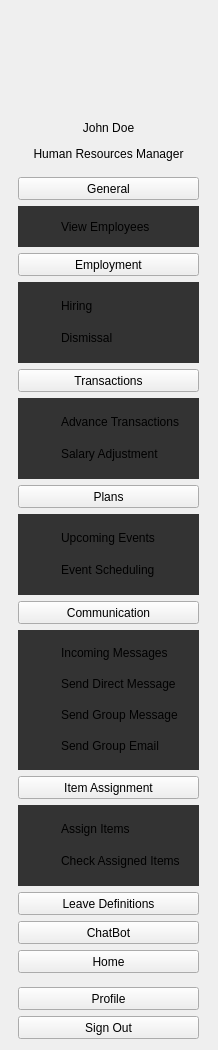
      <widget class="QWidget" name="scrollAreaWidgetContents">
       <property name="geometry">
        <rect>
         <x>0</x>
         <y>0</y>
         <width>218</width>
         <height>1050</height>
        </rect>
       </property>
       <layout class="QGridLayout" name="gridLayout_7">
        <item row="17" column="0">
         <widget class="QPushButton" name="btn_long_menu_leave_definitions">
          <property name="minimumSize">
           <size>
            <width>181</width>
            <height>23</height>
           </size>
          </property>
          <property name="maximumSize">
           <size>
            <width>181</width>
            <height>23</height>
           </size>
          </property>
          <property name="text">
           <string>Leave Definitions</string>
          </property>
          <property name="icon">
           <iconset resource="../icons_source.qrc">
            <normaloff>:/newSource/icons/permission.png</normaloff>:/newSource/icons/permission.png</iconset>
          </property>
          <property name="iconSize">
           <size>
            <width>20</width>
            <height>20</height>
           </size>
          </property>
         </widget>
        </item>
        <item row="0" column="0">
         <widget class="QWidget" name="widget_6" native="true">
          <property name="minimumSize">
           <size>
            <width>180</width>
            <height>99</height>
           </size>
          </property>
          <property name="maximumSize">
           <size>
            <width>180</width>
            <height>99</height>
           </size>
          </property>
          <layout class="QHBoxLayout" name="horizontalLayout_2">
           <item>
            <spacer name="horizontalSpacer_9">
             <property name="orientation">
              <enum>Qt::Horizontal</enum>
             </property>
             <property name="sizeHint" stdset="0">
              <size>
               <width>27</width>
               <height>20</height>
              </size>
             </property>
            </spacer>
           </item>
           <item>
            <widget class="QLabel" name="lbl_long_menu_header_icon">
             <property name="minimumSize">
              <size>
               <width>60</width>
               <height>60</height>
              </size>
             </property>
             <property name="maximumSize">
              <size>
               <width>60</width>
               <height>60</height>
              </size>
             </property>
             <property name="text">
              <string/>
             </property>
             <property name="pixmap">
              <pixmap resource="../icons_source.qrc">:/newSource/icons/login_header.png</pixmap>
             </property>
             <property name="scaledContents">
              <bool>true</bool>
             </property>
            </widget>
           </item>
           <item>
            <spacer name="horizontalSpacer_10">
             <property name="orientation">
              <enum>Qt::Horizontal</enum>
             </property>
             <property name="sizeHint" stdset="0">
              <size>
               <width>26</width>
               <height>20</height>
              </size>
             </property>
            </spacer>
           </item>
          </layout>
         </widget>
        </item>
        <item row="12" column="0">
         <widget class="QWidget" name="widget_submenu_4" native="true">
          <property name="minimumSize">
           <size>
            <width>181</width>
            <height>81</height>
           </size>
          </property>
          <property name="maximumSize">
           <size>
            <width>181</width>
            <height>81</height>
           </size>
          </property>
          <property name="styleSheet">
           <string notr="true">QWidget {
	background-color:#333333;
}

QPushButton {
	text-align:left;
	padding-left:20px;
	border: 2px solid #333333
}</string>
          </property>
          <layout class="QGridLayout" name="gridLayout_5">
           <item row="0" column="0">
            <spacer name="horizontalSpacer_13">
             <property name="orientation">
              <enum>Qt::Horizontal</enum>
             </property>
             <property name="sizeHint" stdset="0">
              <size>
               <width>3</width>
               <height>20</height>
              </size>
             </property>
            </spacer>
           </item>
           <item row="0" column="1">
            <widget class="QPushButton" name="btn_long_menu_upcoming_events">
             <property name="minimumSize">
              <size>
               <width>151</width>
               <height>23</height>
              </size>
             </property>
             <property name="maximumSize">
              <size>
               <width>151</width>
               <height>23</height>
              </size>
             </property>
             <property name="text">
              <string>Upcoming Events</string>
             </property>
             <property name="icon">
              <iconset resource="../icons_source.qrc">
               <normaloff>:/newSource/icons/event.png</normaloff>:/newSource/icons/event.png</iconset>
             </property>
            </widget>
           </item>
           <item row="1" column="0">
            <spacer name="horizontalSpacer_14">
             <property name="orientation">
              <enum>Qt::Horizontal</enum>
             </property>
             <property name="sizeHint" stdset="0">
              <size>
               <width>3</width>
               <height>20</height>
              </size>
             </property>
            </spacer>
           </item>
           <item row="1" column="1">
            <widget class="QPushButton" name="btn_long_menu_event_scheduling">
             <property name="minimumSize">
              <size>
               <width>151</width>
               <height>23</height>
              </size>
             </property>
             <property name="maximumSize">
              <size>
               <width>151</width>
               <height>23</height>
              </size>
             </property>
             <property name="text">
              <string>Event Scheduling</string>
             </property>
             <property name="icon">
              <iconset resource="../icons_source.qrc">
               <normaloff>:/newSource/icons/event.png</normaloff>:/newSource/icons/event.png</iconset>
             </property>
            </widget>
           </item>
          </layout>
         </widget>
        </item>
        <item row="16" column="0">
         <widget class="QWidget" name="widget_submenu_6" native="true">
          <property name="minimumSize">
           <size>
            <width>181</width>
            <height>81</height>
           </size>
          </property>
          <property name="maximumSize">
           <size>
            <width>181</width>
            <height>81</height>
           </size>
          </property>
          <property name="styleSheet">
           <string notr="true">QWidget {
	background-color:#333333;
}

QPushButton {
	text-align:left;
	padding-left:20px;
	border: 2px solid #333333
}</string>
          </property>
          <layout class="QGridLayout" name="gridLayout_16">
           <item row="0" column="0">
            <spacer name="horizontalSpacer_15">
             <property name="orientation">
              <enum>Qt::Horizontal</enum>
             </property>
             <property name="sizeHint" stdset="0">
              <size>
               <width>3</width>
               <height>20</height>
              </size>
             </property>
            </spacer>
           </item>
           <item row="0" column="1">
            <widget class="QPushButton" name="btn_long_menu_assign_items">
             <property name="minimumSize">
              <size>
               <width>151</width>
               <height>23</height>
              </size>
             </property>
             <property name="maximumSize">
              <size>
               <width>151</width>
               <height>23</height>
              </size>
             </property>
             <property name="text">
              <string>Assign Items</string>
             </property>
             <property name="icon">
              <iconset resource="../icons_source.qrc">
               <normaloff>:/newSource/icons/assign.png</normaloff>:/newSource/icons/assign.png</iconset>
             </property>
            </widget>
           </item>
           <item row="1" column="0">
            <spacer name="horizontalSpacer_19">
             <property name="orientation">
              <enum>Qt::Horizontal</enum>
             </property>
             <property name="sizeHint" stdset="0">
              <size>
               <width>3</width>
               <height>20</height>
              </size>
             </property>
            </spacer>
           </item>
           <item row="1" column="1">
            <widget class="QPushButton" name="btn_long_menu_check_assigned_items">
             <property name="minimumSize">
              <size>
               <width>151</width>
               <height>23</height>
              </size>
             </property>
             <property name="maximumSize">
              <size>
               <width>151</width>
               <height>23</height>
              </size>
             </property>
             <property name="text">
              <string>Check Assigned Items</string>
             </property>
             <property name="icon">
              <iconset resource="../icons_source.qrc">
               <normaloff>:/newSource/icons/check.png</normaloff>:/newSource/icons/check.png</iconset>
             </property>
            </widget>
           </item>
          </layout>
         </widget>
        </item>
        <item row="3" column="0">
         <spacer name="verticalSpacer">
          <property name="orientation">
           <enum>Qt::Vertical</enum>
          </property>
          <property name="sizeType">
           <enum>QSizePolicy::Fixed</enum>
          </property>
          <property name="sizeHint" stdset="0">
           <size>
            <width>20</width>
            <height>10</height>
           </size>
          </property>
         </spacer>
        </item>
        <item row="26" column="0">
         <widget class="QPushButton" name="btn_long_menu_sign_out">
          <property name="minimumSize">
           <size>
            <width>181</width>
            <height>23</height>
           </size>
          </property>
          <property name="maximumSize">
           <size>
            <width>181</width>
            <height>23</height>
           </size>
          </property>
          <property name="text">
           <string>Sign Out</string>
          </property>
          <property name="icon">
           <iconset resource="../icons_source.qrc">
            <normaloff>:/newSource/icons/sign_out.png</normaloff>:/newSource/icons/sign_out.png</iconset>
          </property>
          <property name="iconSize">
           <size>
            <width>20</width>
            <height>20</height>
           </size>
          </property>
         </widget>
        </item>
        <item row="5" column="0">
         <widget class="QWidget" name="widget_submenu_1" native="true">
          <property name="minimumSize">
           <size>
            <width>181</width>
            <height>41</height>
           </size>
          </property>
          <property name="maximumSize">
           <size>
            <width>181</width>
            <height>41</height>
           </size>
          </property>
          <property name="styleSheet">
           <string notr="true">QWidget {
	background-color:#333333;
}

QPushButton {
	text-align:left;
	padding-left:20px;
	border: 2px solid #333333
}</string>
          </property>
          <layout class="QGridLayout" name="gridLayout_9">
           <item row="0" column="1">
            <widget class="QPushButton" name="btn_long_menu_view_employees">
             <property name="minimumSize">
              <size>
               <width>151</width>
               <height>23</height>
              </size>
             </property>
             <property name="maximumSize">
              <size>
               <width>151</width>
               <height>23</height>
              </size>
             </property>
             <property name="text">
              <string>View Employees</string>
             </property>
             <property name="icon">
              <iconset resource="../icons_source.qrc">
               <normaloff>:/newSource/icons/view_employees.png</normaloff>:/newSource/icons/view_employees.png</iconset>
             </property>
            </widget>
           </item>
           <item row="0" column="0">
            <spacer name="horizontalSpacer_20">
             <property name="orientation">
              <enum>Qt::Horizontal</enum>
             </property>
             <property name="sizeHint" stdset="0">
              <size>
               <width>28</width>
               <height>20</height>
              </size>
             </property>
            </spacer>
           </item>
          </layout>
         </widget>
        </item>
        <item row="13" column="0">
         <widget class="QPushButton" name="btn_long_menu_communication">
          <property name="minimumSize">
           <size>
            <width>181</width>
            <height>23</height>
           </size>
          </property>
          <property name="maximumSize">
           <size>
            <width>181</width>
            <height>23</height>
           </size>
          </property>
          <property name="text">
           <string>Communication</string>
          </property>
          <property name="icon">
           <iconset resource="../icons_source.qrc">
            <normaloff>:/newSource/icons/messages_1.png</normaloff>:/newSource/icons/messages_1.png</iconset>
          </property>
          <property name="iconSize">
           <size>
            <width>23</width>
            <height>23</height>
           </size>
          </property>
         </widget>
        </item>
        <item row="1" column="0">
         <widget class="QLabel" name="lbl_long_menu_name">
          <property name="minimumSize">
           <size>
            <width>181</width>
            <height>24</height>
           </size>
          </property>
          <property name="maximumSize">
           <size>
            <width>181</width>
            <height>24</height>
           </size>
          </property>
          <property name="text">
           <string>John Doe</string>
          </property>
          <property name="alignment">
           <set>Qt::AlignCenter</set>
          </property>
         </widget>
        </item>
        <item row="19" column="0">
         <widget class="QPushButton" name="btn_long_menu_home">
          <property name="minimumSize">
           <size>
            <width>181</width>
            <height>23</height>
           </size>
          </property>
          <property name="maximumSize">
           <size>
            <width>181</width>
            <height>23</height>
           </size>
          </property>
          <property name="text">
           <string>Home</string>
          </property>
          <property name="icon">
           <iconset>
            <normaloff>../icons/home.png</normaloff>../icons/home.png</iconset>
          </property>
          <property name="iconSize">
           <size>
            <width>20</width>
            <height>20</height>
           </size>
          </property>
         </widget>
        </item>
        <item row="14" column="0">
         <widget class="QWidget" name="widget_submenu_5" native="true">
          <property name="minimumSize">
           <size>
            <width>181</width>
            <height>140</height>
           </size>
          </property>
          <property name="maximumSize">
           <size>
            <width>181</width>
            <height>140</height>
           </size>
          </property>
          <property name="styleSheet">
           <string notr="true">QWidget {
	background-color:#333333;
}

QPushButton {
	text-align:left;
	padding-left:20px;
	border: 2px solid #333333
}</string>
          </property>
          <layout class="QGridLayout" name="gridLayout_8">
           <item row="1" column="0">
            <spacer name="horizontalSpacer_17">
             <property name="orientation">
              <enum>Qt::Horizontal</enum>
             </property>
             <property name="sizeHint" stdset="0">
              <size>
               <width>3</width>
               <height>20</height>
              </size>
             </property>
            </spacer>
           </item>
           <item row="5" column="1">
            <widget class="QPushButton" name="btn_long_menu_send_group_email">
             <property name="minimumSize">
              <size>
               <width>151</width>
               <height>23</height>
              </size>
             </property>
             <property name="maximumSize">
              <size>
               <width>151</width>
               <height>23</height>
              </size>
             </property>
             <property name="text">
              <string>Send Group Email</string>
             </property>
             <property name="icon">
              <iconset resource="../icons_source.qrc">
               <normaloff>:/newSource/icons/email_2.png</normaloff>:/newSource/icons/email_2.png</iconset>
             </property>
            </widget>
           </item>
           <item row="3" column="1">
            <widget class="QPushButton" name="btn_long_menu_send_group_message">
             <property name="minimumSize">
              <size>
               <width>151</width>
               <height>23</height>
              </size>
             </property>
             <property name="maximumSize">
              <size>
               <width>151</width>
               <height>23</height>
              </size>
             </property>
             <property name="text">
              <string>Send Group Message</string>
             </property>
             <property name="icon">
              <iconset resource="../icons_source.qrc">
               <normaloff>:/newSource/icons/group.png</normaloff>:/newSource/icons/group.png</iconset>
             </property>
            </widget>
           </item>
           <item row="3" column="0">
            <spacer name="horizontalSpacer_23">
             <property name="orientation">
              <enum>Qt::Horizontal</enum>
             </property>
             <property name="sizeHint" stdset="0">
              <size>
               <width>3</width>
               <height>20</height>
              </size>
             </property>
            </spacer>
           </item>
           <item row="0" column="0">
            <spacer name="horizontalSpacer_18">
             <property name="orientation">
              <enum>Qt::Horizontal</enum>
             </property>
             <property name="sizeHint" stdset="0">
              <size>
               <width>28</width>
               <height>20</height>
              </size>
             </property>
            </spacer>
           </item>
           <item row="1" column="1">
            <widget class="QPushButton" name="btn_long_menu_send_message">
             <property name="minimumSize">
              <size>
               <width>151</width>
               <height>23</height>
              </size>
             </property>
             <property name="maximumSize">
              <size>
               <width>151</width>
               <height>23</height>
              </size>
             </property>
             <property name="text">
              <string>Send Direct Message</string>
             </property>
             <property name="icon">
              <iconset resource="../icons_source.qrc">
               <normaloff>:/newSource/icons/send_message.png</normaloff>:/newSource/icons/send_message.png</iconset>
             </property>
            </widget>
           </item>
           <item row="0" column="1">
            <widget class="QPushButton" name="btn_long_menu_incoming_messages">
             <property name="minimumSize">
              <size>
               <width>151</width>
               <height>23</height>
              </size>
             </property>
             <property name="maximumSize">
              <size>
               <width>151</width>
               <height>23</height>
              </size>
             </property>
             <property name="text">
              <string>Incoming Messages</string>
             </property>
             <property name="icon">
              <iconset resource="../icons_source.qrc">
               <normaloff>:/newSource/icons/get_message.png</normaloff>:/newSource/icons/get_message.png</iconset>
             </property>
            </widget>
           </item>
           <item row="5" column="0">
            <spacer name="horizontalSpacer_37">
             <property name="orientation">
              <enum>Qt::Horizontal</enum>
             </property>
             <property name="sizeHint" stdset="0">
              <size>
               <width>3</width>
               <height>20</height>
              </size>
             </property>
            </spacer>
           </item>
          </layout>
         </widget>
        </item>
        <item row="4" column="0">
         <widget class="QPushButton" name="btn_long_menu_general">
          <property name="minimumSize">
           <size>
            <width>181</width>
            <height>23</height>
           </size>
          </property>
          <property name="maximumSize">
           <size>
            <width>181</width>
            <height>23</height>
           </size>
          </property>
          <property name="text">
           <string>General</string>
          </property>
          <property name="icon">
           <iconset resource="../icons_source.qrc">
            <normaloff>:/newSource/icons/general.png</normaloff>:/newSource/icons/general.png</iconset>
          </property>
          <property name="iconSize">
           <size>
            <width>23</width>
            <height>23</height>
           </size>
          </property>
         </widget>
        </item>
        <item row="24" column="0">
         <spacer name="verticalSpacer_2">
          <property name="orientation">
           <enum>Qt::Vertical</enum>
          </property>
          <property name="sizeType">
           <enum>QSizePolicy::Expanding</enum>
          </property>
          <property name="sizeHint" stdset="0">
           <size>
            <width>20</width>
            <height>40</height>
           </size>
          </property>
         </spacer>
        </item>
        <item row="10" column="0">
         <widget class="QWidget" name="widget_submenu_3" native="true">
          <property name="minimumSize">
           <size>
            <width>181</width>
            <height>81</height>
           </size>
          </property>
          <property name="maximumSize">
           <size>
            <width>181</width>
            <height>81</height>
           </size>
          </property>
          <property name="styleSheet">
           <string notr="true">QWidget {
	background-color:#333333;
}

QPushButton {
	text-align:left;
	padding-left:20px;
	border: 2px solid #333333
}</string>
          </property>
          <layout class="QGridLayout" name="gridLayout_6">
           <item row="3" column="1">
            <widget class="QPushButton" name="btn_long_menu_salary_adjustment">
             <property name="minimumSize">
              <size>
               <width>151</width>
               <height>23</height>
              </size>
             </property>
             <property name="maximumSize">
              <size>
               <width>151</width>
               <height>23</height>
              </size>
             </property>
             <property name="text">
              <string>Salary Adjustment</string>
             </property>
             <property name="icon">
              <iconset resource="../icons_source.qrc">
               <normaloff>:/newSource/icons/salary_adjustment.png</normaloff>:/newSource/icons/salary_adjustment.png</iconset>
             </property>
            </widget>
           </item>
           <item row="0" column="1">
            <widget class="QPushButton" name="btn_long_menu_advance_transactions">
             <property name="minimumSize">
              <size>
               <width>151</width>
               <height>23</height>
              </size>
             </property>
             <property name="maximumSize">
              <size>
               <width>151</width>
               <height>23</height>
              </size>
             </property>
             <property name="text">
              <string>Advance Transactions</string>
             </property>
             <property name="icon">
              <iconset resource="../icons_source.qrc">
               <normaloff>:/newSource/icons/advance_transaction_1.png</normaloff>:/newSource/icons/advance_transaction_1.png</iconset>
             </property>
            </widget>
           </item>
           <item row="3" column="0">
            <spacer name="horizontalSpacer_22">
             <property name="orientation">
              <enum>Qt::Horizontal</enum>
             </property>
             <property name="sizeHint" stdset="0">
              <size>
               <width>3</width>
               <height>20</height>
              </size>
             </property>
            </spacer>
           </item>
           <item row="0" column="0">
            <spacer name="horizontalSpacer_16">
             <property name="orientation">
              <enum>Qt::Horizontal</enum>
             </property>
             <property name="sizeHint" stdset="0">
              <size>
               <width>28</width>
               <height>20</height>
              </size>
             </property>
            </spacer>
           </item>
          </layout>
         </widget>
        </item>
        <item row="2" column="0">
         <widget class="QLabel" name="lbl_long_menu_position">
          <property name="minimumSize">
           <size>
            <width>181</width>
            <height>15</height>
           </size>
          </property>
          <property name="maximumSize">
           <size>
            <width>181</width>
            <height>15</height>
           </size>
          </property>
          <property name="text">
           <string>Human Resources Manager</string>
          </property>
          <property name="alignment">
           <set>Qt::AlignCenter</set>
          </property>
         </widget>
        </item>
        <item row="6" column="0">
         <widget class="QPushButton" name="btn_long_menu_employment">
          <property name="minimumSize">
           <size>
            <width>181</width>
            <height>23</height>
           </size>
          </property>
          <property name="maximumSize">
           <size>
            <width>181</width>
            <height>23</height>
           </size>
          </property>
          <property name="text">
           <string>Employment</string>
          </property>
          <property name="icon">
           <iconset resource="../icons_source.qrc">
            <normaloff>:/newSource/icons/employment.png</normaloff>:/newSource/icons/employment.png</iconset>
          </property>
          <property name="iconSize">
           <size>
            <width>20</width>
            <height>20</height>
           </size>
          </property>
         </widget>
        </item>
        <item row="8" column="0">
         <widget class="QWidget" name="widget_submenu_2" native="true">
          <property name="minimumSize">
           <size>
            <width>181</width>
            <height>81</height>
           </size>
          </property>
          <property name="maximumSize">
           <size>
            <width>181</width>
            <height>81</height>
           </size>
          </property>
          <property name="styleSheet">
           <string notr="true">QWidget {
	background-color:#333333;
}

QPushButton {
	text-align:left;
	padding-left:20px;
	border: 2px solid #333333
}</string>
          </property>
          <layout class="QGridLayout" name="gridLayout_4">
           <item row="0" column="1">
            <widget class="QPushButton" name="btn_long_menu_hiring">
             <property name="minimumSize">
              <size>
               <width>151</width>
               <height>23</height>
              </size>
             </property>
             <property name="maximumSize">
              <size>
               <width>151</width>
               <height>23</height>
              </size>
             </property>
             <property name="text">
              <string>Hiring</string>
             </property>
             <property name="icon">
              <iconset resource="../icons_source.qrc">
               <normaloff>:/newSource/icons/hiring.png</normaloff>:/newSource/icons/hiring.png</iconset>
             </property>
            </widget>
           </item>
           <item row="1" column="0">
            <spacer name="horizontalSpacer_11">
             <property name="orientation">
              <enum>Qt::Horizontal</enum>
             </property>
             <property name="sizeHint" stdset="0">
              <size>
               <width>3</width>
               <height>20</height>
              </size>
             </property>
            </spacer>
           </item>
           <item row="1" column="1">
            <widget class="QPushButton" name="btn_long_menu_dismissal">
             <property name="minimumSize">
              <size>
               <width>151</width>
               <height>23</height>
              </size>
             </property>
             <property name="maximumSize">
              <size>
               <width>151</width>
               <height>23</height>
              </size>
             </property>
             <property name="text">
              <string>Dismissal</string>
             </property>
             <property name="icon">
              <iconset resource="../icons_source.qrc">
               <normaloff>:/newSource/icons/dismissal.png</normaloff>:/newSource/icons/dismissal.png</iconset>
             </property>
            </widget>
           </item>
           <item row="0" column="0">
            <spacer name="horizontalSpacer_12">
             <property name="orientation">
              <enum>Qt::Horizontal</enum>
             </property>
             <property name="sizeHint" stdset="0">
              <size>
               <width>28</width>
               <height>20</height>
              </size>
             </property>
            </spacer>
           </item>
          </layout>
         </widget>
        </item>
        <item row="11" column="0">
         <widget class="QPushButton" name="btn_long_menu_plans">
          <property name="minimumSize">
           <size>
            <width>181</width>
            <height>23</height>
           </size>
          </property>
          <property name="maximumSize">
           <size>
            <width>181</width>
            <height>23</height>
           </size>
          </property>
          <property name="text">
           <string>Plans</string>
          </property>
          <property name="icon">
           <iconset resource="../icons_source.qrc">
            <normaloff>:/newSource/icons/plan.png</normaloff>:/newSource/icons/plan.png</iconset>
          </property>
          <property name="iconSize">
           <size>
            <width>20</width>
            <height>20</height>
           </size>
          </property>
         </widget>
        </item>
        <item row="25" column="0">
         <widget class="QPushButton" name="btn_long_menu_profile">
          <property name="minimumSize">
           <size>
            <width>181</width>
            <height>23</height>
           </size>
          </property>
          <property name="maximumSize">
           <size>
            <width>181</width>
            <height>23</height>
           </size>
          </property>
          <property name="text">
           <string>Profile</string>
          </property>
          <property name="icon">
           <iconset resource="../icons_source.qrc">
            <normaloff>:/newSource/icons/profile_2.png</normaloff>:/newSource/icons/profile_2.png</iconset>
          </property>
          <property name="iconSize">
           <size>
            <width>20</width>
            <height>20</height>
           </size>
          </property>
         </widget>
        </item>
        <item row="15" column="0">
         <widget class="QPushButton" name="btn_long_menu_item_assignments">
          <property name="minimumSize">
           <size>
            <width>181</width>
            <height>23</height>
           </size>
          </property>
          <property name="maximumSize">
           <size>
            <width>181</width>
            <height>23</height>
           </size>
          </property>
          <property name="text">
           <string>Item Assignment</string>
          </property>
          <property name="icon">
           <iconset>
            <normaloff>../icons/item.png</normaloff>../icons/item.png</iconset>
          </property>
          <property name="iconSize">
           <size>
            <width>20</width>
            <height>20</height>
           </size>
          </property>
         </widget>
        </item>
        <item row="9" column="0">
         <widget class="QPushButton" name="btn_long_menu_transactions">
          <property name="minimumSize">
           <size>
            <width>181</width>
            <height>23</height>
           </size>
          </property>
          <property name="maximumSize">
           <size>
            <width>181</width>
            <height>23</height>
           </size>
          </property>
          <property name="text">
           <string>Transactions</string>
          </property>
          <property name="icon">
           <iconset resource="../icons_source.qrc">
            <normaloff>:/newSource/icons/transactions.png</normaloff>:/newSource/icons/transactions.png</iconset>
          </property>
          <property name="iconSize">
           <size>
            <width>23</width>
            <height>23</height>
           </size>
          </property>
         </widget>
        </item>
        <item row="18" column="0">
         <widget class="QPushButton" name="btn_long_menu_chatbot">
          <property name="minimumSize">
           <size>
            <width>181</width>
            <height>23</height>
           </size>
          </property>
          <property name="maximumSize">
           <size>
            <width>181</width>
            <height>23</height>
           </size>
          </property>
          <property name="text">
           <string>ChatBot</string>
          </property>
          <property name="icon">
           <iconset>
            <normaloff>../icons/chatbot.png</normaloff>../icons/chatbot.png</iconset>
          </property>
          <property name="iconSize">
           <size>
            <width>20</width>
            <height>20</height>
           </size>
          </property>
         </widget>
        </item>
       </layout>
      </widget>
